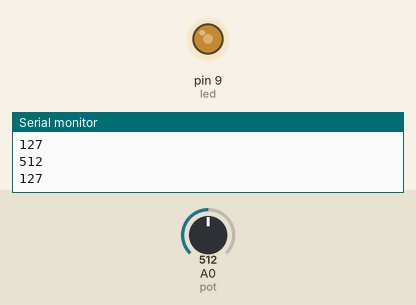
This sketch was run on a simulated Arduino Uno, built with avr-gcc and run on an emulated ATmega328P. Parts: output pins drawn as LEDs (lit = HIGH), the last lines printed to the serial monitor. The inputs (shaded band) are chosen by the test bench; at power-on: A0 (pot) = 512.

Above: at 1.2 s.
1.3 s: A0 (pot) set to 716
At 2.3 s:
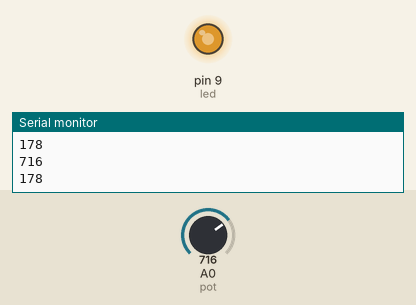
3.2 s: A0 (pot) set to 900
At 4.7 s:
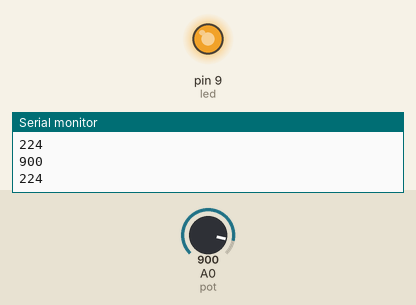
5.0 s: A0 (pot) set to 122
At 6.4 s:
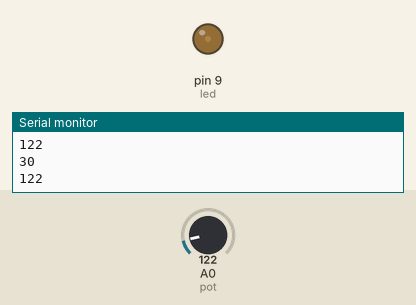
6.8 s: A0 (pot) set to 511
At 7.9 s:
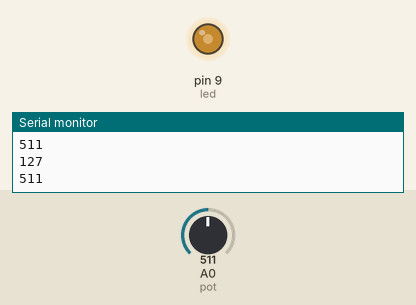
Timing chart, 0 to 9.6 s (numbered marks = the images above; inputs shaded):
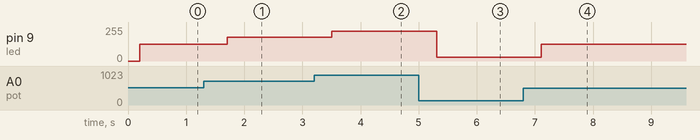

The sketch:

led_pot_analog_out.ino
```cpp
const int pot = A0;
const int led = 9;
int p=0;
int output=0;
void setup()
{
  Serial.begin( 9600 );
  pinMode(led, OUTPUT);

}
void loop(){

  p = analogRead( pot );
  Serial.println( p );
  delay( 100 );

  output = map( p, 0, 1023, 0, 255 );
  Serial.println( output );
  delay( 100 );

  analogWrite(led, output);
  delay(100);
}
```

Measured:
- after the input at 1.3 s, pin 9 (led): 127/255 → 178/255 after 0.40 s
- after the input at 3.2 s, pin 9 (led): 178/255 → 224/255 after 0.31 s
- after the input at 5.0 s, pin 9 (led): 224/255 → 30/255 after 0.31 s
- after the input at 6.8 s, pin 9 (led): 30/255 → 127/255 after 0.31 s
